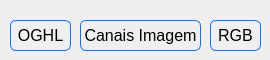
    <widget class="QWidget" name="tab_2">
     <attribute name="title">
      <string>Sistema de Cores</string>
     </attribute>
     <widget class="QPushButton" name="oghl">
      <property name="geometry">
       <rect>
        <x>10</x>
        <y>20</y>
        <width>61</width>
        <height>31</height>
       </rect>
      </property>
      <property name="cursor">
       <cursorShape>PointingHandCursor</cursorShape>
      </property>
      <property name="styleSheet">
       <string notr="true">QPushButton{
	font-size:16px;
	border-style:solid;
	border-width: 1px;
	border-radius: 6;
	border-color: #0d6efd;
}

QPushButton:pressed{
	font-size:16px;
	border-style:solid;
	border-width: 1px;
	border-radius: 6;
	background-color: #0d6efd;
	color: white;
}

</string>
      </property>
      <property name="text">
       <string>OGHL</string>
      </property>
     </widget>
     <widget class="QPushButton" name="canaisImage">
      <property name="geometry">
       <rect>
        <x>80</x>
        <y>20</y>
        <width>121</width>
        <height>31</height>
       </rect>
      </property>
      <property name="cursor">
       <cursorShape>PointingHandCursor</cursorShape>
      </property>
      <property name="styleSheet">
       <string notr="true">QPushButton{
	font-size:16px;
	border-style:solid;
	border-width: 1px;
	border-radius: 6;
	border-color: #0d6efd;
}

QPushButton:pressed{
	font-size:16px;
	border-style:solid;
	border-width: 1px;
	border-radius: 6;
	background-color: #0d6efd;
	color: white;
}

</string>
      </property>
      <property name="text">
       <string>Canais Imagem</string>
      </property>
     </widget>
     <widget class="QPushButton" name="rgb">
      <property name="geometry">
       <rect>
        <x>210</x>
        <y>20</y>
        <width>51</width>
        <height>31</height>
       </rect>
      </property>
      <property name="cursor">
       <cursorShape>PointingHandCursor</cursorShape>
      </property>
      <property name="styleSheet">
       <string notr="true">QPushButton{
	font-size:16px;
	border-style:solid;
	border-width: 1px;
	border-radius: 6;
	border-color: #0d6efd;
}

QPushButton:pressed{
	font-size:16px;
	border-style:solid;
	border-width: 1px;
	border-radius: 6;
	background-color: #0d6efd;
	color: white;
}

</string>
      </property>
      <property name="text">
       <string>RGB</string>
      </property>
     </widget>
    </widget>
